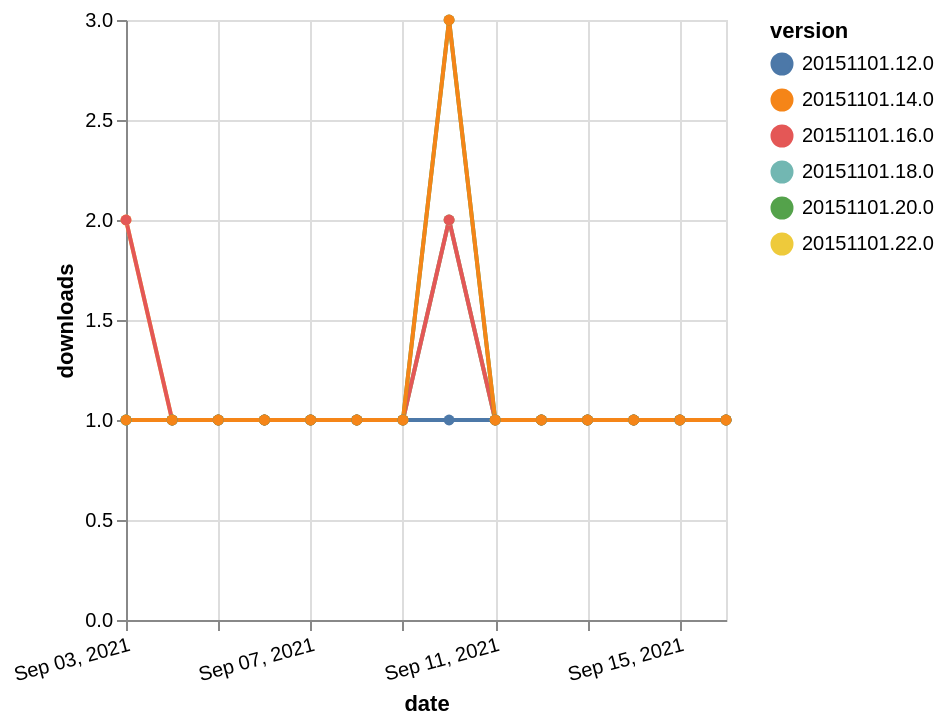

Write the Vega-Lite specification saved for this chart.
### Vega-Lite specification from a JSON file in a GitHub repository (floating-point values rounded to 4 significant figures)
{"$schema": "https://vega.github.io/schema/vega-lite/v5.json", "description": "A simple bar chart with embedded data.", "data": {"values": [{"date": "2021-09-03", "total": 114, "delta": 2, "version": "20151101.22.0"}, {"date": "2021-09-04", "total": 115, "delta": 1, "version": "20151101.22.0"}, {"date": "2021-09-05", "total": 116, "delta": 1, "version": "20151101.22.0"}, {"date": "2021-09-06", "total": 117, "delta": 1, "version": "20151101.22.0"}, {"date": "2021-09-07", "total": 118, "delta": 1, "version": "20151101.22.0"}, {"date": "2021-09-08", "total": 119, "delta": 1, "version": "20151101.22.0"}, {"date": "2021-09-09", "total": 120, "delta": 1, "version": "20151101.22.0"}, {"date": "2021-09-10", "total": 122, "delta": 2, "version": "20151101.22.0"}, {"date": "2021-09-11", "total": 123, "delta": 1, "version": "20151101.22.0"}, {"date": "2021-09-12", "total": 124, "delta": 1, "version": "20151101.22.0"}, {"date": "2021-09-13", "total": 125, "delta": 1, "version": "20151101.22.0"}, {"date": "2021-09-14", "total": 126, "delta": 1, "version": "20151101.22.0"}, {"date": "2021-09-15", "total": 127, "delta": 1, "version": "20151101.22.0"}, {"date": "2021-09-16", "total": 128, "delta": 1, "version": "20151101.22.0"}, {"date": "2021-09-03", "total": 242, "delta": 1, "version": "20151101.12.0"}, {"date": "2021-09-04", "total": 243, "delta": 1, "version": "20151101.12.0"}, {"date": "2021-09-05", "total": 244, "delta": 1, "version": "20151101.12.0"}, {"date": "2021-09-06", "total": 245, "delta": 1, "version": "20151101.12.0"}, {"date": "2021-09-07", "total": 246, "delta": 1, "version": "20151101.12.0"}, {"date": "2021-09-08", "total": 247, "delta": 1, "version": "20151101.12.0"}, {"date": "2021-09-09", "total": 248, "delta": 1, "version": "20151101.12.0"}, {"date": "2021-09-10", "total": 249, "delta": 1, "version": "20151101.12.0"}, {"date": "2021-09-11", "total": 250, "delta": 1, "version": "20151101.12.0"}, {"date": "2021-09-12", "total": 251, "delta": 1, "version": "20151101.12.0"}, {"date": "2021-09-13", "total": 252, "delta": 1, "version": "20151101.12.0"}, {"date": "2021-09-14", "total": 253, "delta": 1, "version": "20151101.12.0"}, {"date": "2021-09-15", "total": 254, "delta": 1, "version": "20151101.12.0"}, {"date": "2021-09-16", "total": 255, "delta": 1, "version": "20151101.12.0"}, {"date": "2021-09-03", "total": 151, "delta": 1, "version": "20151101.18.0"}, {"date": "2021-09-04", "total": 152, "delta": 1, "version": "20151101.18.0"}, {"date": "2021-09-05", "total": 153, "delta": 1, "version": "20151101.18.0"}, {"date": "2021-09-06", "total": 154, "delta": 1, "version": "20151101.18.0"}, {"date": "2021-09-07", "total": 155, "delta": 1, "version": "20151101.18.0"}, {"date": "2021-09-08", "total": 156, "delta": 1, "version": "20151101.18.0"}, {"date": "2021-09-09", "total": 157, "delta": 1, "version": "20151101.18.0"}, {"date": "2021-09-10", "total": 159, "delta": 2, "version": "20151101.18.0"}, {"date": "2021-09-11", "total": 160, "delta": 1, "version": "20151101.18.0"}, {"date": "2021-09-12", "total": 161, "delta": 1, "version": "20151101.18.0"}, {"date": "2021-09-13", "total": 162, "delta": 1, "version": "20151101.18.0"}, {"date": "2021-09-14", "total": 163, "delta": 1, "version": "20151101.18.0"}, {"date": "2021-09-15", "total": 164, "delta": 1, "version": "20151101.18.0"}, {"date": "2021-09-16", "total": 165, "delta": 1, "version": "20151101.18.0"}, {"date": "2021-09-03", "total": 179, "delta": 2, "version": "20151101.16.0"}, {"date": "2021-09-04", "total": 180, "delta": 1, "version": "20151101.16.0"}, {"date": "2021-09-05", "total": 181, "delta": 1, "version": "20151101.16.0"}, {"date": "2021-09-06", "total": 182, "delta": 1, "version": "20151101.16.0"}, {"date": "2021-09-07", "total": 183, "delta": 1, "version": "20151101.16.0"}, {"date": "2021-09-08", "total": 184, "delta": 1, "version": "20151101.16.0"}, {"date": "2021-09-09", "total": 185, "delta": 1, "version": "20151101.16.0"}, {"date": "2021-09-10", "total": 187, "delta": 2, "version": "20151101.16.0"}, {"date": "2021-09-11", "total": 188, "delta": 1, "version": "20151101.16.0"}, {"date": "2021-09-12", "total": 189, "delta": 1, "version": "20151101.16.0"}, {"date": "2021-09-13", "total": 190, "delta": 1, "version": "20151101.16.0"}, {"date": "2021-09-14", "total": 191, "delta": 1, "version": "20151101.16.0"}, {"date": "2021-09-15", "total": 192, "delta": 1, "version": "20151101.16.0"}, {"date": "2021-09-16", "total": 193, "delta": 1, "version": "20151101.16.0"}, {"date": "2021-09-03", "total": 167, "delta": 1, "version": "20151101.20.0"}, {"date": "2021-09-04", "total": 168, "delta": 1, "version": "20151101.20.0"}, {"date": "2021-09-05", "total": 169, "delta": 1, "version": "20151101.20.0"}, {"date": "2021-09-06", "total": 170, "delta": 1, "version": "20151101.20.0"}, {"date": "2021-09-07", "total": 171, "delta": 1, "version": "20151101.20.0"}, {"date": "2021-09-08", "total": 172, "delta": 1, "version": "20151101.20.0"}, {"date": "2021-09-09", "total": 173, "delta": 1, "version": "20151101.20.0"}, {"date": "2021-09-10", "total": 176, "delta": 3, "version": "20151101.20.0"}, {"date": "2021-09-11", "total": 177, "delta": 1, "version": "20151101.20.0"}, {"date": "2021-09-12", "total": 178, "delta": 1, "version": "20151101.20.0"}, {"date": "2021-09-13", "total": 179, "delta": 1, "version": "20151101.20.0"}, {"date": "2021-09-14", "total": 180, "delta": 1, "version": "20151101.20.0"}, {"date": "2021-09-15", "total": 181, "delta": 1, "version": "20151101.20.0"}, {"date": "2021-09-16", "total": 182, "delta": 1, "version": "20151101.20.0"}, {"date": "2021-09-03", "total": 298, "delta": 1, "version": "20151101.14.0"}, {"date": "2021-09-04", "total": 299, "delta": 1, "version": "20151101.14.0"}, {"date": "2021-09-05", "total": 300, "delta": 1, "version": "20151101.14.0"}, {"date": "2021-09-06", "total": 301, "delta": 1, "version": "20151101.14.0"}, {"date": "2021-09-07", "total": 302, "delta": 1, "version": "20151101.14.0"}, {"date": "2021-09-08", "total": 303, "delta": 1, "version": "20151101.14.0"}, {"date": "2021-09-09", "total": 304, "delta": 1, "version": "20151101.14.0"}, {"date": "2021-09-10", "total": 307, "delta": 3, "version": "20151101.14.0"}, {"date": "2021-09-11", "total": 308, "delta": 1, "version": "20151101.14.0"}, {"date": "2021-09-12", "total": 309, "delta": 1, "version": "20151101.14.0"}, {"date": "2021-09-13", "total": 310, "delta": 1, "version": "20151101.14.0"}, {"date": "2021-09-14", "total": 311, "delta": 1, "version": "20151101.14.0"}, {"date": "2021-09-15", "total": 312, "delta": 1, "version": "20151101.14.0"}, {"date": "2021-09-16", "total": 313, "delta": 1, "version": "20151101.14.0"}]}, "width": "container", "mark": {"type": "line", "point": {"filled": true}}, "encoding": {"x": {"field": "date", "type": "temporal", "timeUnit": "yearmonthdate", "title": "date", "axis": {"labelAngle": -15}}, "y": {"field": "delta", "type": "quantitative", "title": "downloads"}, "color": {"field": "version", "type": "nominal"}, "tooltip": {"field": "delta"}}}
